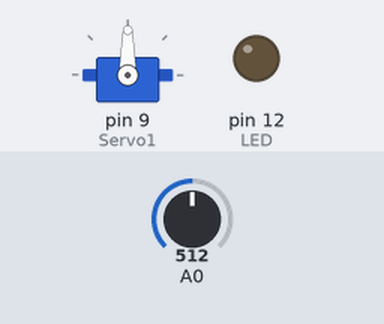
Recording of a sketch running on a simulated Arduino Uno, built with avr-gcc and run on an emulated ATmega328P. Parts: servo, output pins drawn as LEDs (lit = HIGH). The test bench sets the inputs (shaded band); at power-on: A0 = 512. What the sketch prints to the serial monitor is not drawn.

Above: at 1.2 s.
1.3 s: A0 set to 553
At 2.3 s:
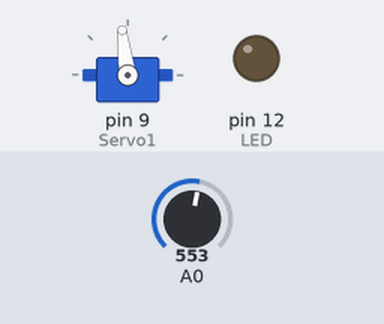
3.3 s: A0 set to 576
At 4.1 s:
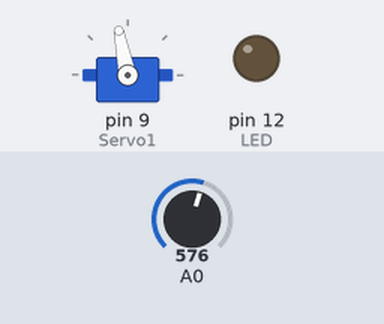
4.8 s: A0 set to 306
At 5.1 s:
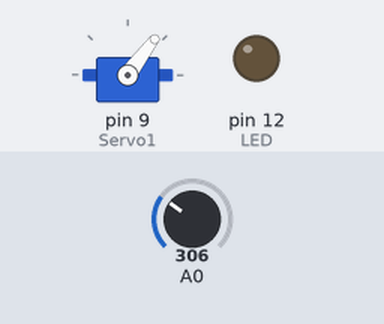
6.3 s: A0 set to 63
At 7.4 s:
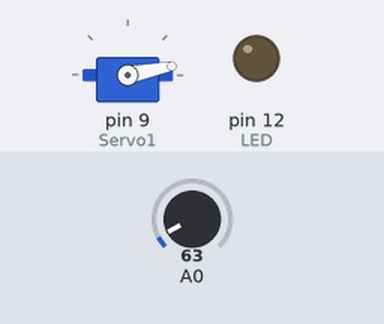
7.8 s: A0 set to 52
At 8.5 s:
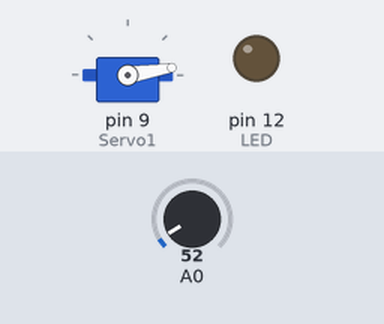
9.6 s: A0 set to 716
At 9.9 s:
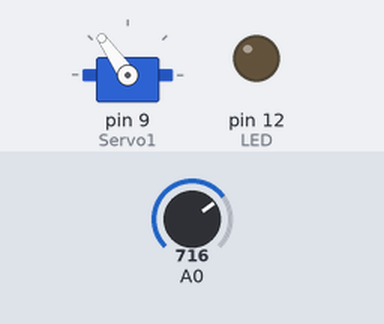
Timing chart, 0 to 12.1 s (numbered marks = the images above; inputs shaded):
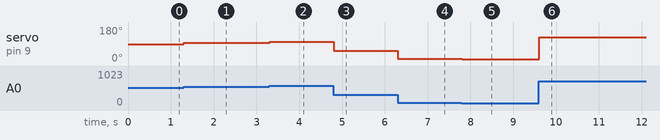

Measured:
- after the input at 1.3 s, servo on pin 9 (Servo1): 90° → 97° at once
- after the input at 3.3 s, servo on pin 9 (Servo1): 97° → 101° at once
- after the input at 4.8 s, servo on pin 9 (Servo1): 101° → 53° at once
- after the input at 6.3 s, servo on pin 9 (Servo1): 53° → 11° at once
- after the input at 7.8 s, servo on pin 9 (Servo1): 11° → 9° at once
- after the input at 9.6 s, servo on pin 9 (Servo1): 9° → 125° at once

The sketch:

Clase_08-03-22.ino
```cpp
#include<Servo.h>

Servo Servo1; //Se declara un servo
int const POT=A0; //Se declara el potenciometro
int LED = 12; // Led a pin 12

void setup(){
  pinMode (LED, OUTPUT);
  Servo1.attach(9);
  Serial.begin(9600);
}

void loop(){

  int lectura = analogRead(A0);

  int angulo = map(lectura, 0, 1023, 0, 180);

  Servo1.write(angulo);//Enviar lo de la variable angulo al servo
  Serial.print("Angulo: ");//Impresion al puerto serial
  Serial.print(angulo);//Impresion al puerto serial
  delay(10);

   if (lectura >= 769 && lectura <=1023){ //Led de Alerta

     digitalWrite (LED, HIGH);
     digitalWrite (LED, LOW);
   }

}
```
